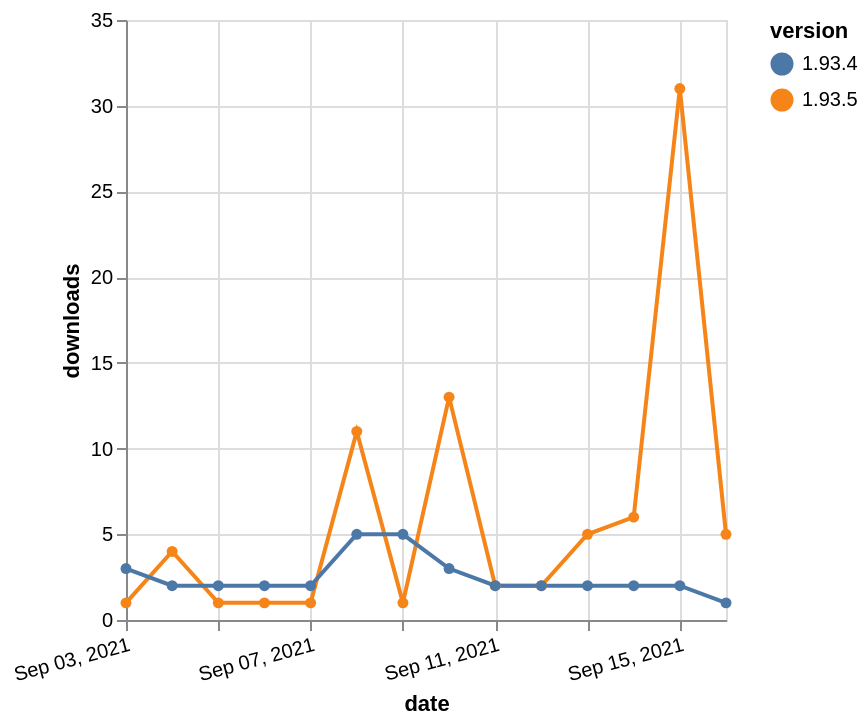

The Vega-Lite source for this figure:
### Vega-Lite specification from a JSON file in a GitHub repository (floating-point values rounded to 4 significant figures)
{"$schema": "https://vega.github.io/schema/vega-lite/v5.json", "description": "A simple bar chart with embedded data.", "data": {"values": [{"date": "2021-09-03", "total": 1882, "delta": 1, "version": "1.93.5"}, {"date": "2021-09-04", "total": 1886, "delta": 4, "version": "1.93.5"}, {"date": "2021-09-05", "total": 1887, "delta": 1, "version": "1.93.5"}, {"date": "2021-09-06", "total": 1888, "delta": 1, "version": "1.93.5"}, {"date": "2021-09-07", "total": 1889, "delta": 1, "version": "1.93.5"}, {"date": "2021-09-08", "total": 1900, "delta": 11, "version": "1.93.5"}, {"date": "2021-09-09", "total": 1901, "delta": 1, "version": "1.93.5"}, {"date": "2021-09-10", "total": 1914, "delta": 13, "version": "1.93.5"}, {"date": "2021-09-11", "total": 1916, "delta": 2, "version": "1.93.5"}, {"date": "2021-09-12", "total": 1918, "delta": 2, "version": "1.93.5"}, {"date": "2021-09-13", "total": 1923, "delta": 5, "version": "1.93.5"}, {"date": "2021-09-14", "total": 1929, "delta": 6, "version": "1.93.5"}, {"date": "2021-09-15", "total": 1960, "delta": 31, "version": "1.93.5"}, {"date": "2021-09-16", "total": 1965, "delta": 5, "version": "1.93.5"}, {"date": "2021-09-03", "total": 5773, "delta": 3, "version": "1.93.4"}, {"date": "2021-09-04", "total": 5775, "delta": 2, "version": "1.93.4"}, {"date": "2021-09-05", "total": 5777, "delta": 2, "version": "1.93.4"}, {"date": "2021-09-06", "total": 5779, "delta": 2, "version": "1.93.4"}, {"date": "2021-09-07", "total": 5781, "delta": 2, "version": "1.93.4"}, {"date": "2021-09-08", "total": 5786, "delta": 5, "version": "1.93.4"}, {"date": "2021-09-09", "total": 5791, "delta": 5, "version": "1.93.4"}, {"date": "2021-09-10", "total": 5794, "delta": 3, "version": "1.93.4"}, {"date": "2021-09-11", "total": 5796, "delta": 2, "version": "1.93.4"}, {"date": "2021-09-12", "total": 5798, "delta": 2, "version": "1.93.4"}, {"date": "2021-09-13", "total": 5800, "delta": 2, "version": "1.93.4"}, {"date": "2021-09-14", "total": 5802, "delta": 2, "version": "1.93.4"}, {"date": "2021-09-15", "total": 5804, "delta": 2, "version": "1.93.4"}, {"date": "2021-09-16", "total": 5805, "delta": 1, "version": "1.93.4"}]}, "width": "container", "mark": {"type": "line", "point": {"filled": true}}, "encoding": {"x": {"field": "date", "type": "temporal", "timeUnit": "yearmonthdate", "title": "date", "axis": {"labelAngle": -15}}, "y": {"field": "delta", "type": "quantitative", "title": "downloads"}, "color": {"field": "version", "type": "nominal"}, "tooltip": {"field": "delta"}}}
